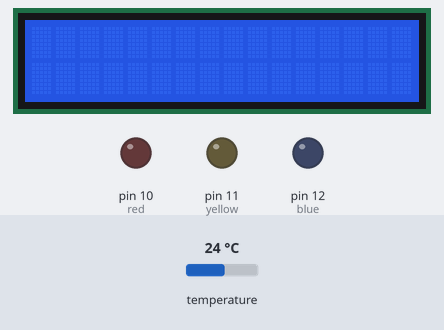
Recording of a sketch running on a simulated Arduino Uno, built with avr-gcc and run on an emulated ATmega328P. Shown: 16×2 character LCD, output pins drawn as LEDs (lit = HIGH). The test bench sets the inputs (shaded band); at power-on: temperature 24 °C.

Above: at 1.3 s.
1.4 s: temperature set to 29.2 °C
At 2.9 s:
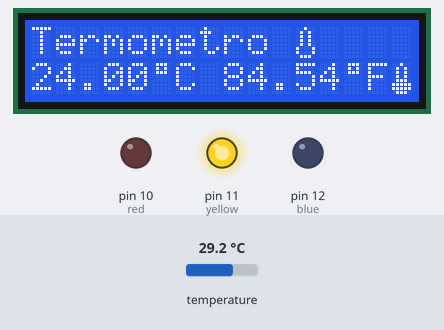
5.2 s: temperature set to 30.7 °C
At 9.1 s:
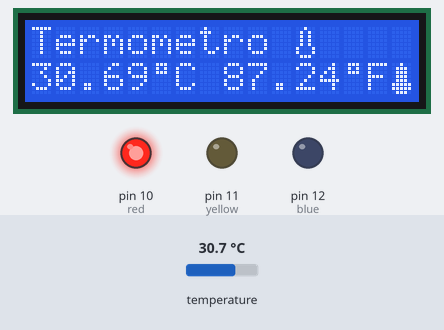
9.4 s: temperature set to 12 °C
At 12.8 s:
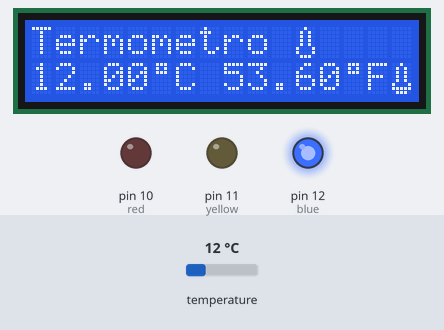
13.6 s: temperature set to 14.6 °C
At 14.8 s:
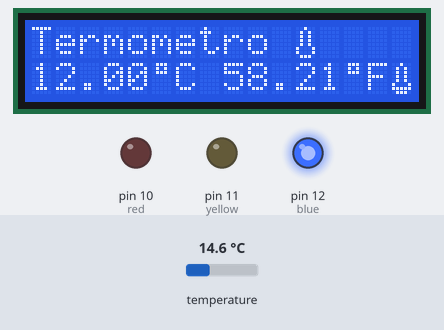
17.5 s: temperature set to 15.4 °C
At 18.6 s:
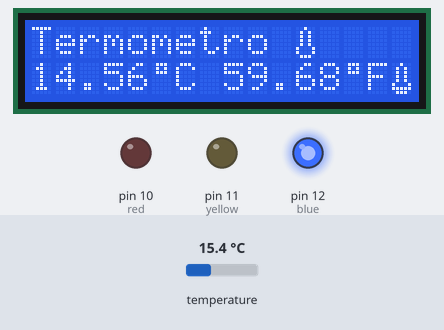
21.6 s: temperature set to 41 °C
At 24.0 s:
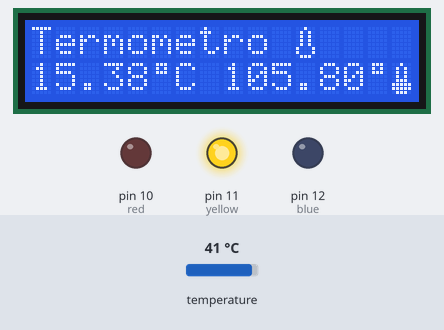
Timing chart, 0 to 26.3 s (numbered marks = the images above; inputs shaded):
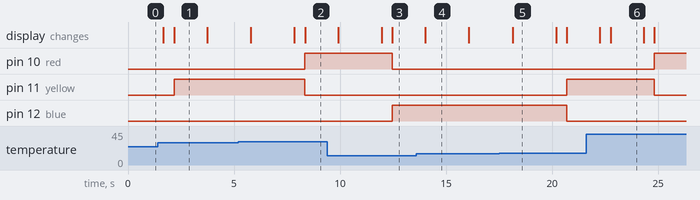

Measured:
- the behaviour switches between 29.9 and 30 °C on temperature (found by bisection; images 1 and 2)
- after the input at 5.2 s, pin 10 (red): LOW → HIGH after 3.1 s; pin 11 (yellow): HIGH → LOW after 3.1 s; the display: first changes after 0.59 s (image 2 shows a later state)
- after the input at 9.4 s, pin 10 (red): HIGH → LOW after 3.1 s; pin 12 (blue): LOW → HIGH after 3.1 s; the display: first changes after 0.51 s (image 3 shows a later state)
- after the input at 13.6 s, the display: changes after 0.42 s (image 4)
- after the input at 17.5 s, pin 11 (yellow): LOW → HIGH after 3.2 s; pin 12 (blue): HIGH → LOW after 3.2 s; the display: changes after 0.64 s (image 5)
- after the input at 21.6 s, pin 10 (red): LOW → HIGH after 3.2 s; pin 11 (yellow): HIGH → LOW after 3.2 s; the display: first changes after 0.66 s (image 6 shows a later state)
- what the display in image 1 shows lasts 1.5 s, from 2.2 s to 3.7 s

The sketch:

Termometro.ino
```cpp
/*
Fundacion kinal
Centro tecnico educativo laboral Kinal
Electronica
Grado: Quinto
Seccion: A
Curso: Taller en electronica digital y reparacion de computadoras I
Nombre: Wolf Renato Giovanni Salguero Barrios
Carne: 2021179
*/

#include <OneWire.h>
#include <LiquidCrystal_I2C.h>
#include <DallasTemperature.h>

LiquidCrystal_I2C LCD_W(0x27, 16, 2);

OneWire ourWire(2);
DallasTemperature sensor(&ourWire);

#define blue 12
#define yellow 11
#define red 10
int t = 500;
int caso;
float Celsius;
float Fahrenheit;

byte Termometro[8] = {
  0b00100,
  0b01010,
  0b01010,
  0b01010,
  0b01010,
  0b10001,
  0b10001,
  0b01110
};

byte Grad[8] = {
  0b01110,
  0b01010,
  0b01110,
  0b00000,
  0b00000,
  0b00000,
  0b00000,
  0b00000
};

byte cold[8] = {
  0b00100,
  0b01010,
  0b01010,
  0b01010,
  0b01010,
  0b10001,
  0b11111,
  0b01110
};

byte normal[8] = {
  0b00100,
  0b01010,
  0b01010,
  0b01010,
  0b01110,
  0b11111,
  0b11111,
  0b01110
};

byte warm[8] = {
  0b00100,
  0b01110,
  0b01110,
  0b01110,
  0b01110,
  0b11111,
  0b11111,
  0b01110
};

void setup() {
Serial.begin(9600);
sensor.begin();
LCD_W.init();
LCD_W.backlight();
LCD_W.createChar(0, Termometro);
LCD_W.createChar(1, Grad);
LCD_W.createChar(2, cold);
LCD_W.createChar(3, normal);
LCD_W.createChar(4, warm);
pinMode(12, OUTPUT);
pinMode(11, OUTPUT);
pinMode(10, OUTPUT);
}

void loop() {

Celsius=Cel_grad();
Fahrenheit=Fahren_grad();
LCD();
caso=parametro();
leds();

}

float Cel_grad(void){
  float _Celsius;
  sensor.requestTemperatures();
 _Celsius = sensor.getTempCByIndex(0);
 return _Celsius;
}

float Fahren_grad(void){
  float _Fahrenheit;
  sensor.requestTemperatures();
  _Fahrenheit = sensor.getTempFByIndex(0);
  return _Fahrenheit;
}


void LCD(){
  LCD_W.setCursor(0,0);
  LCD_W.print("Termometro ");
  LCD_W.write(byte(0));
  LCD_W.setCursor(0,1);
  LCD_W.print(Celsius);
  LCD_W.write(byte(1));
  LCD_W.print("C ");
  LCD_W.setCursor(8,1);
  LCD_W.print(Fahrenheit);
  LCD_W.write(byte(1));
  LCD_W.print("F");
  delay(t);
}

int parametro(void){
  int parametro;
if(Celsius >=30){
  parametro=1;
}

if(Celsius <30 && Celsius > 15){
    parametro=2;
}

if(Celsius <=15){
    parametro=3;
}
 return parametro;
}

void leds(){
  switch(caso){
    case(1):
    digitalWrite(red, HIGH);
    digitalWrite(blue, LOW);
    digitalWrite(yellow, LOW);
    LCD_W.setCursor(15,1);
    LCD_W.write(byte(4));
    break;

    case(2):
    digitalWrite(red, LOW);
    digitalWrite(blue, LOW);
    digitalWrite(yellow, HIGH);
    LCD_W.setCursor(15,1);
    LCD_W.write(byte(3));
    break;

    case(3):
    digitalWrite(red, LOW);
    digitalWrite(blue, HIGH);
    digitalWrite(yellow, LOW);
    LCD_W.setCursor(15,1);
    LCD_W.write(byte(2));
    break;
  }
}
```
